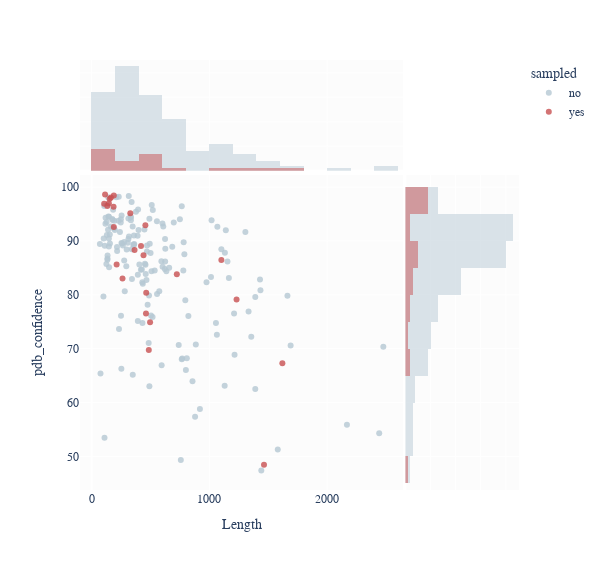

Notebook cell for this chart:
### Markdown cell above
# 6. Plot distribution of proteins that were sampled as interactive HTML

### Code cell
fig = px.scatter(
    merged_df, 
    x = 'Length', 
    y = 'pdb_confidence', 
    marginal_x = 'histogram',
    marginal_y = 'histogram',
    color = 'sampled', 
    hover_name = 'protid', 
    hover_data = ['protein', 'Length', 'pdb_confidence'], 
    opacity = 0.8, 
    category_orders = {'sampled': ['no', 'yes']},
    color_discrete_map = {'yes': apc.All['arcadia:dragon'], 'no': apc.All['arcadia:denim']}
)

#fig.update_traces(marker_color = apc.All['arcadia:aegean'])
fig.update_layout(
    plot_bgcolor = apc.All['arcadia:paper'],
    width = 600,
    height = 570,
    font_family = 'Arial'
)
fig.show()

fig.write_html('sampled_proteins.html')

### Figure 1 — Plotly figure (JSON) as saved in the notebook; plotly's stock layout.template omitted (floating-point values rounded to 4 significant figures; data arrays with more than 128 entries replaced by an {"elided": "..."} marker saying what was removed)
{"data": [{"customdata": {"elided": "162x1 str values"}, "hovertemplate": "<b>%{hovertext}</b><br><br>sampled=no<br>Length=%{x}<br>pdb_confidence=%{y}<br>protein=%{customdata[0]}<extra></extra>", "hovertext": {"elided": "162 str values"}, "legendgroup": "no", "marker": {"color": "#B6C8D4", "opacity": 0.8, "symbol": "circle"}, "mode": "markers", "name": "no", "orientation": "v", "showlegend": true, "type": "scatter", "x": {"elided": "162 int values"}, "xaxis": "x", "y": {"elided": "162 float values"}, "yaxis": "y"}, {"alignmentgroup": "True", "bingroup": "x", "hovertemplate": "sampled=no<br>Length=%{x}<br>count=%{y}<extra></extra>", "legendgroup": "no", "marker": {"color": "#B6C8D4"}, "name": "no", "offsetgroup": "no", "opacity": 0.5, "showlegend": false, "type": "histogram", "x": {"elided": "162 int values"}, "xaxis": "x3", "yaxis": "y3"}, {"alignmentgroup": "True", "bingroup": "y", "hovertemplate": "sampled=no<br>pdb_confidence=%{y}<br>count=%{x}<extra></extra>", "legendgroup": "no", "marker": {"color": "#B6C8D4"}, "name": "no", "offsetgroup": "no", "opacity": 0.5, "showlegend": false, "type": "histogram", "xaxis": "x2", "y": {"elided": "162 float values"}, "yaxis": "y2"}, {"customdata": [["Complement factor H"], ["von Hippel–Lindau disease tumor suppressor"], ["Proteasome subunit beta type-5"], ["Macrophage migration inhibitory factor"], ["E3 ubiquitin-protein ligase XIAP"], ["Parkinson disease protein 7"], ["Ubiquitin carboxyl-terminal hydrolase 7"], ["Glycogen synthase kinase-3 beta"], ["HLA class I histocompatibility antigen, A alpha chain"], ["Retinol-binding protein 2"], ["Hemoglobin subunit beta"], ["Dihydrofolate reductase"], ["Retinoic acid receptor RXR-alpha"], ["Peptidyl-prolyl cis-trans isomerase FKBP5"], ["Nuclear receptor coactivator 2"], ["Peptidyl-prolyl cis-trans isomerase A"], ["ALK tyrosine kinase receptor"], ["Polycomb protein EED"], ["GTPase HRas"], ["Phosphatidylinositol 3-kinase regulatory subunit alpha"], ["Immunoglobulin kappa constant"], ["Mitogen-activated protein kinase 10"], ["Cathepsin K"], ["Bile acid receptor"], ["Superoxide dismutase [cu-Zn]"]], "hovertemplate": "<b>%{hovertext}</b><br><br>sampled=yes<br>Length=%{x}<br>pdb_confidence=%{y}<br>protein=%{customdata[0]}<extra></extra>", "hovertext": ["P08603", "P40337", "P28074", "P14174", "P98170", "Q99497", "Q93009", "P49841", "P04439", "P50120", "P68871", "P00374", "P19793", "Q13451", "Q15596", "P62937", "Q9UM73", "O75530", "P01112", "P27986", "P01834", "P53779", "P43235", "Q96RI1", "P00441"], "legendgroup": "yes", "marker": {"color": "#C85152", "opacity": 0.8, "symbol": "circle"}, "mode": "markers", "name": "yes", "orientation": "v", "showlegend": true, "type": "scatter", "x": [1231, 213, 263, 115, 497, 189, 1102, 420, 365, 134, 147, 187, 462, 457, 1464, 165, 1620, 441, 189, 724, 107, 464, 329, 486, 154], "xaxis": "x", "y": [79.11, 85.59, 83.01, 98.59, 74.87, 98.42, 86.44, 89.05, 88.27, 96.45, 96.97, 96.34, 76.51, 92.88, 48.46, 98.02, 67.28, 87.34, 92.56, 83.79, 96.85, 80.36, 95.09, 69.77, 97.82], "yaxis": "y"}, {"alignmentgroup": "True", "bingroup": "x", "hovertemplate": "sampled=yes<br>Length=%{x}<br>count=%{y}<extra></extra>", "legendgroup": "yes", "marker": {"color": "#C85152"}, "name": "yes", "offsetgroup": "yes", "opacity": 0.5, "showlegend": false, "type": "histogram", "x": [1231, 213, 263, 115, 497, 189, 1102, 420, 365, 134, 147, 187, 462, 457, 1464, 165, 1620, 441, 189, 724, 107, 464, 329, 486, 154], "xaxis": "x3", "yaxis": "y3"}, {"alignmentgroup": "True", "bingroup": "y", "hovertemplate": "sampled=yes<br>pdb_confidence=%{y}<br>count=%{x}<extra></extra>", "legendgroup": "yes", "marker": {"color": "#C85152"}, "name": "yes", "offsetgroup": "yes", "opacity": 0.5, "showlegend": false, "type": "histogram", "xaxis": "x2", "y": [79.11, 85.59, 83.01, 98.59, 74.87, 98.42, 86.44, 89.05, 88.27, 96.45, 96.97, 96.34, 76.51, 92.88, 48.46, 98.02, 67.28, 87.34, 92.56, 83.79, 96.85, 80.36, 95.09, 69.77, 97.82], "yaxis": "y2"}], "layout": {"barmode": "overlay", "font": {"family": "Arial"}, "height": 570, "legend": {"title": {"text": "sampled"}, "tracegroupgap": 0}, "margin": {"t": 60}, "plot_bgcolor": "#FCFCFC", "width": 600, "xaxis": {"anchor": "y", "autorange": true, "domain": [0, 0.7363], "range": [-98.37, 2646.0], "title": {"text": "Length"}, "type": "linear"}, "xaxis2": {"anchor": "y2", "autorange": true, "domain": [0.7413, 1], "matches": "x2", "range": [0, 45.26], "showgrid": true, "showline": false, "showticklabels": false, "ticks": ""}, "xaxis3": {"anchor": "y3", "autorange": true, "domain": [0, 0.7363], "matches": "x", "range": [-98.37, 2646.0], "showgrid": true, "showticklabels": false, "type": "linear"}, "xaxis4": {"anchor": "y4", "domain": [0.7413, 1], "matches": "x2", "showgrid": true, "showline": false, "showticklabels": false, "ticks": ""}, "yaxis": {"anchor": "x", "autorange": true, "domain": [0, 0.7326], "range": [43.77, 102.2], "title": {"text": "pdb_confidence"}, "type": "linear"}, "yaxis2": {"anchor": "x2", "autorange": true, "domain": [0, 0.7326], "matches": "y", "range": [43.77, 102.2], "showgrid": true, "showticklabels": false, "type": "linear"}, "yaxis3": {"anchor": "x3", "autorange": true, "domain": [0.7426, 1], "matches": "y3", "range": [0, 45.26], "showgrid": true, "showline": false, "showticklabels": false, "ticks": ""}, "yaxis4": {"anchor": "x4", "domain": [0.7426, 1], "matches": "y3", "showgrid": true, "showline": false, "showticklabels": false, "ticks": ""}}}
